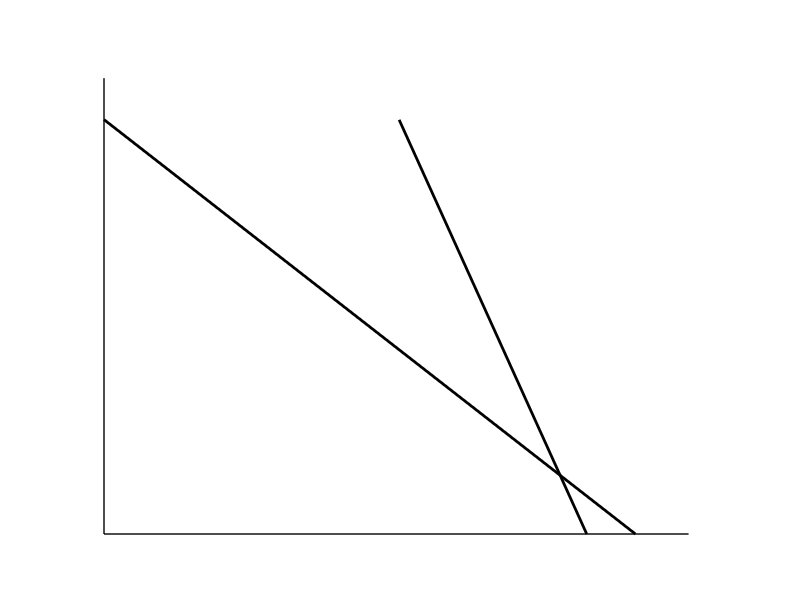
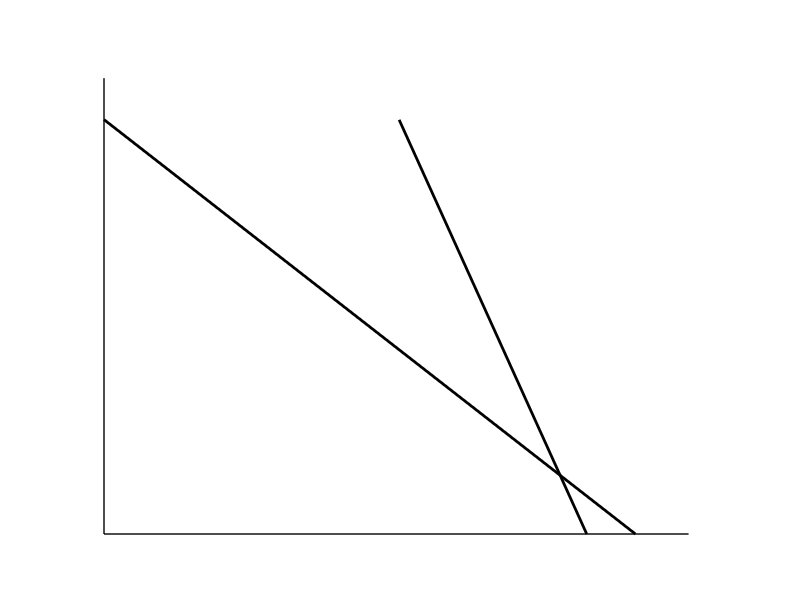

The MATLAB source for these figures, in order:
#loadlineACand DC A
clf;
hold on
Rc=1000;
Re=416;
VCC=12;
IDC=VCC/(Rc+Re);

%DC and AC load lines
plot([VCC,0],[0,IDC],'color','black','linewidth',2)
plot([10.9,6.665],[0,0.00847],'color','black','linewidth',2)

plot([0,0],[0,1.1*IDC],'color','black','linewidth',1)
plot([0,1.1*VCC],[0,0],'color','black','linewidth',1)

grid off
axis off

print -demf loadlineDesignExample.emf
print -deps loadlineDesignExample.eps
